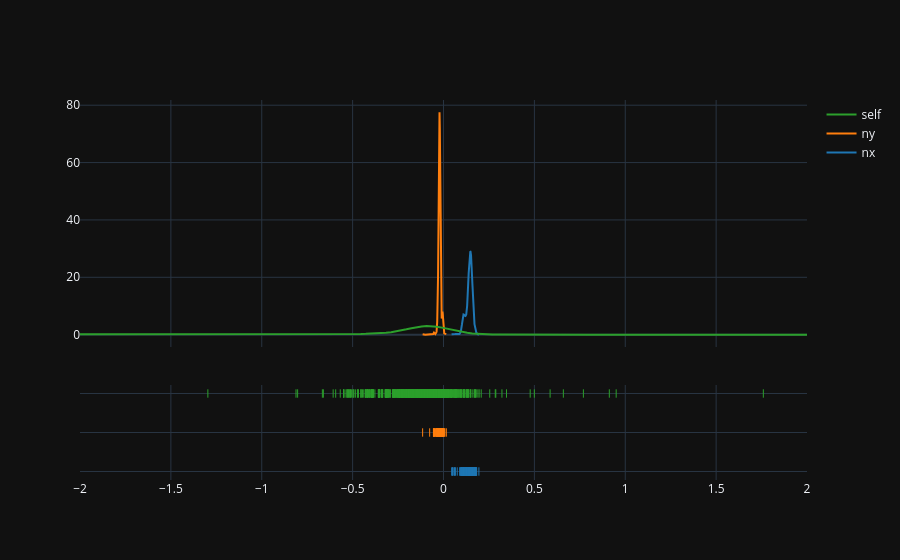

Here is the notebook cell this chart was saved with:
### Code cell
fig.update_xaxes(range=[-2,2])

### Figure 1 — Plotly figure (JSON) as saved in the notebook; plotly's stock layout.template omitted (floating-point values rounded to 4 significant figures; data arrays with more than 128 entries replaced by an {"elided": "..."} marker saying what was removed)
{"data": [{"legendgroup": "nx", "marker": {"color": "rgb(31, 119, 180)"}, "mode": "lines", "name": "nx", "showlegend": true, "x": {"elided": "500 float values"}, "xaxis": "x", "y": {"elided": "500 float values"}, "yaxis": "y", "type": "scatter"}, {"legendgroup": "ny", "marker": {"color": "rgb(255, 127, 14)"}, "mode": "lines", "name": "ny", "showlegend": true, "x": {"elided": "500 float values"}, "xaxis": "x", "y": {"elided": "500 float values"}, "yaxis": "y", "type": "scatter"}, {"legendgroup": "self", "marker": {"color": "rgb(44, 160, 44)"}, "mode": "lines", "name": "self", "showlegend": true, "x": {"elided": "500 float values"}, "xaxis": "x", "y": {"elided": "500 float values"}, "yaxis": "y", "type": "scatter"}, {"legendgroup": "nx", "marker": {"color": "rgb(31, 119, 180)", "symbol": "line-ns-open"}, "mode": "markers", "name": "nx", "showlegend": false, "x": {"elided": "1290 float values"}, "xaxis": "x", "y": {"elided": "1290 str values"}, "yaxis": "y2", "type": "scatter"}, {"legendgroup": "ny", "marker": {"color": "rgb(255, 127, 14)", "symbol": "line-ns-open"}, "mode": "markers", "name": "ny", "showlegend": false, "x": {"elided": "1290 float values"}, "xaxis": "x", "y": {"elided": "1290 str values"}, "yaxis": "y2", "type": "scatter"}, {"legendgroup": "self", "marker": {"color": "rgb(44, 160, 44)", "symbol": "line-ns-open"}, "mode": "markers", "name": "self", "showlegend": false, "x": {"elided": "1290 float values"}, "xaxis": "x", "y": {"elided": "1290 str values"}, "yaxis": "y2", "type": "scatter"}], "layout": {"barmode": "overlay", "hovermode": "closest", "legend": {"traceorder": "reversed"}, "xaxis": {"anchor": "y2", "domain": [0.0, 1.0], "zeroline": false, "range": [-2, 2]}, "yaxis": {"anchor": "free", "domain": [0.35, 1], "position": 0.0}, "yaxis2": {"anchor": "x", "domain": [0, 0.25], "dtick": 1, "showticklabels": false}}}
